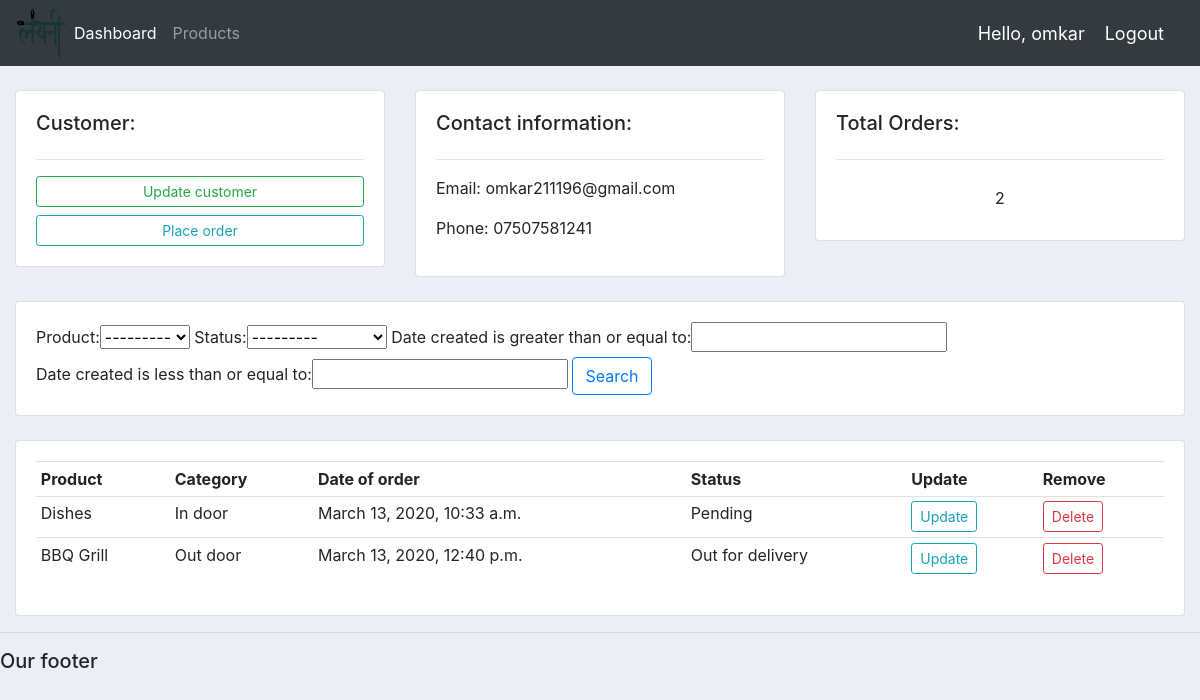
The page /customer/2/ (signed in) on the database its author committed.
### accounts/models.py (models this page shows, shortened)
class Customer(models.Model):
    user = models.OneToOneField(User, null=True, blank=True, on_delete = models.CASCADE)
    name = models.CharField(max_length=200, null=True)
    phone = models.CharField(max_length=200, null=True)
    email = models.CharField(max_length=200, null=True)
    profile_pic = models.ImageField(default="profile.png", null=True, blank=True)
    date_created = models.DateTimeField(auto_now_add=True, null=True)

class Order(models.Model):
    STATUS = (
        ('Pending', 'Pending'),
        ('Out for delivery', 'Out for delivery'),
        ('Delivered', 'Delivered'),
    )
    customer = models.ForeignKey(Customer, null=True, on_delete = models.SET_NULL)
    product = models.ForeignKey(Product, null=True, on_delete = models.SET_NULL)
    date_created = models.DateTimeField(auto_now_add=True, null=True)
    status = models.CharField(max_length=200, null=True, choices=STATUS)

class Product(models.Model):
    CATEGORY = (
        ('In door', 'In door'),
        ('Out door', 'Out door'),
    )
    name = models.CharField(max_length=200, null=True)
    price = models.FloatField(null=True)
    category = models.CharField(max_length=200, null=True, choices=CATEGORY)
    description = models.CharField(max_length=200, null=True, blank=True)
    date_created = models.DateTimeField(auto_now_add=True, null=True)
    tags = models.ManyToManyField(Tag)
    def __str__(self):
        return self.name

### accounts/decorators.py (the view)
        def wrapper_func(request, *args, **kwargs):
            group = None
            if request.user.groups.exists():
                group = request.user.groups.all()[0].name
            if group in allowed_roles:
                return view_func(request, *args, **kwargs)
            else:
                return HttpResponse("You're not authorized to view this page")

### accounts/views.py (called while the page is built)
@login_required(login_url='login')
@allowed_users(allowed_roles=['admin'])
def customer(request, pk):
    customer = Customer.objects.get(id=pk)
    orders = customer.order_set.all()
    order_count = orders.count()
    myFilter = OrderFilter(request.GET, queryset=orders)
    orders = myFilter.qs
    context = {
        'customer': customer,
        'orders': orders,
        'order_count': order_count,
        'myFilter': myFilter,
    }
    return render(request, 'accounts/customer.html', context)

### accounts/templates/accounts/customer.html (shortened to what this page needs)
{% extends 'accounts/main.html' %}
{% block content %}
<br>
<div class="row">
  <div class="col-md">
    <div class="card card-body">
      <h5>Customer:</h5>
      <hr>
      <a class="btn btn-outline-success btn-sm btn-block" href="#">Update customer</a>
      <a class="btn btn-outline-info btn-sm btn-block" href="{% url 'create_order' customer.id %}">Place order</a>
    </div>
  </div>
  <div class="col-md">
    <div class="card card-body">
      <h5>Contact information:</h5>
      <hr>
      <p>Email: {{ customer.email }}</p>
      <p>Phone: {{ customer.phone }}</p>
    </div>
  </div>
  <div class="col-md">
    <div class="card card-body">
      <h5>Total Orders:</h5>
      <hr>
      <h style="text-align: center;padding: 10px">{{ order_count }}</h>
    </div>
  </div>
</div>
  <br>
  <div class="row">
    <div class="col">
      <div class="card card-body">
        <form method="GET">
          {{ myFilter.form }}
          <button class="btn btn-outline-primary" type="submit">Search</button>
        </form>
      </div>
    </div>
  </div>
<br>
<div class="row">
  <div class="col-md">
    <div class="card card-body">
      <table class="table table-sm">
        <tr>
          <th>Product</th>
          <th>Category</th>
          <th>Date of order</th>
          <th>Status</th>
          <th>Update</th>
          <th>Remove</th>
        </tr>
        {% for order in orders %}
        <tr>
          <td>{{ order.product }}</td>
          <td>{{ order.product.category }}</td>
          <td>{{ order.date_created }}</td>
          <td>{{ order.status }}</td>
          <td><a class="btn btn-sm btn-outline-info" href="{% url 'update_order' order.id %}">Update</a></td>
          <td><a class="btn btn-sm btn-outline-danger" href="{% url 'delete_order' order.id %}">Delete</a></td>
        </tr>
        {% endfor %}
      </table>
    </div>
  </div>
</div>
{% endblock content %}

### accounts/templates/accounts/navbar.html (shortened to what this page needs)
{% load static %}
<nav class="navbar navbar-expand-lg navbar-dark bg-dark">
  <img src="{% static 'images/logo.png' %}" width="50px" height="50px">
  <div class="collapse navbar-collapse" id="navbarNav">
    <ul class="navbar-nav">
      {% if request.user.is_staff %}
      <li class="nav-item active">
        <a class="nav-link" href="{% url 'home' %}">Dashboard</a>
      </li>
      <li class="nav-item">
        <a class="nav-link" href="{% url 'products' %}">Products</a>
      </li>
      {% else %}
      <li class="nav-item">
        <a class="nav-link" href="{% url 'account' %}">Settings</a>
      </li>
      {% endif %}
    </ul>
  </div>
  <span class="hello-msg">Hello, {{request.user}}</span>
  <span><a class="hello-msg" href="{% url 'logout' %}">Logout</a></span>
</nav>

### static/css/main.css (style rules this page uses)
body { background-color: #ebeff5; }

### accounts/templates/accounts/navbar.html (style rules this page uses)
.hello-msg { font-size: 18px; color: #fff; margin-right: 20px; }

### rows shown on the page
Customer: email "omkar211196@gmail.com", phone "07507581241"
Order: product "Dishes", product.category "In door", date_created "March 13, 2020, 10:33 a.m.", status "Pending"
Order: product "BBQ Grill", product.category "Out door", date_created "March 13, 2020, 12:40 p.m.", status "Out for delivery"

### other values the page prints
{{ request.user }} "omkar"
{{ order_count }} "2"
